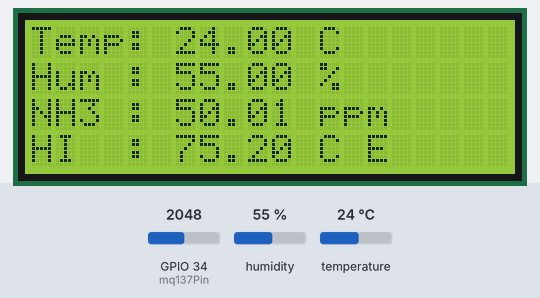
This sketch was run on a simulated ESP32. Parts: 20×4 character LCD. The test bench sets the inputs (shaded band); at power-on: temperature 24 °C, humidity 55 %, GPIO 34 (mq137Pin) = 2048. What the sketch prints to the serial monitor is not drawn.

Above: at 1.7 s.
1.8 s: temperature set to 28 °C
At 3.3 s:
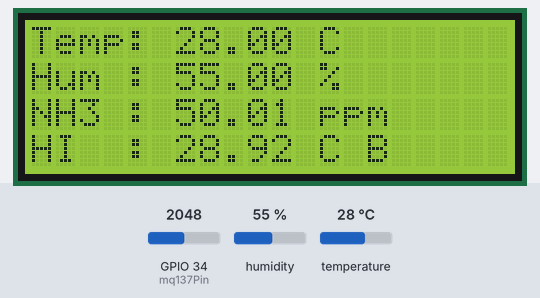
3.6 s: humidity set to 78 %
At 4.9 s:
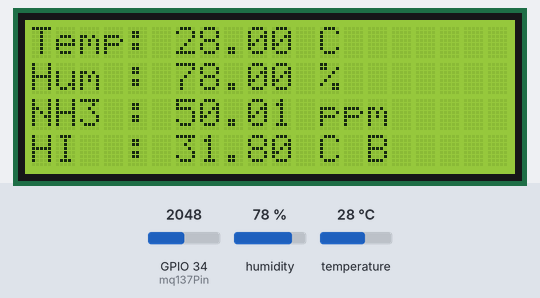
5.6 s: humidity set to 81 %
At 6.5 s:
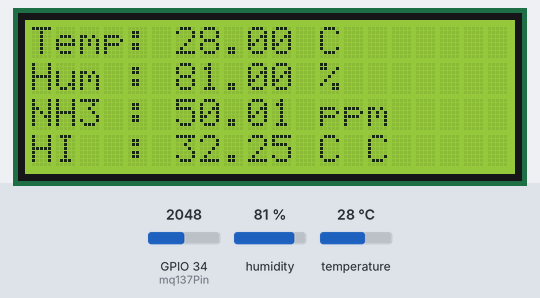
7.6 s: temperature set to 33 °C
At 9.2 s:
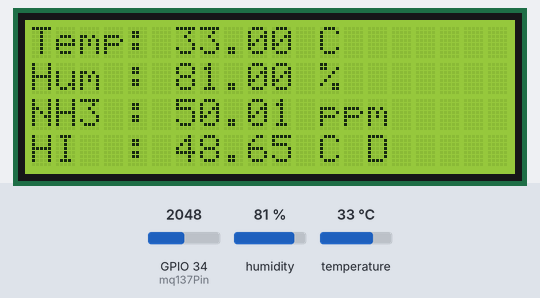
9.6 s: GPIO 34 (mq137Pin) set to 2866
At 10.7 s:
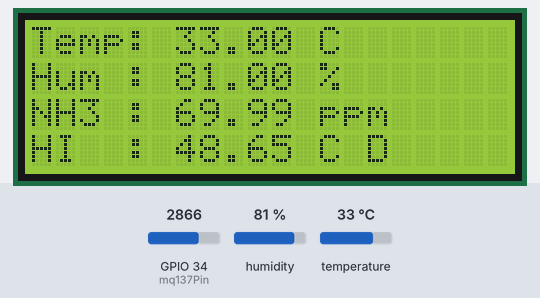
11.6 s: GPIO 34 (mq137Pin) set to 3603
At 13.4 s:
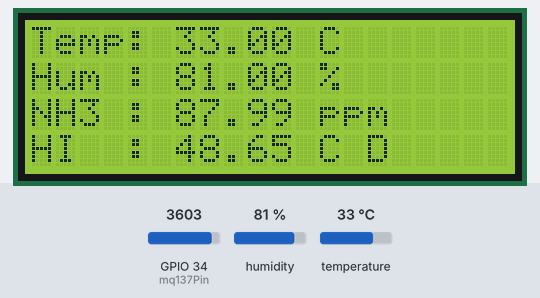
Timing chart, 0 to 14.6 s (numbered marks = the images above; inputs shaded):
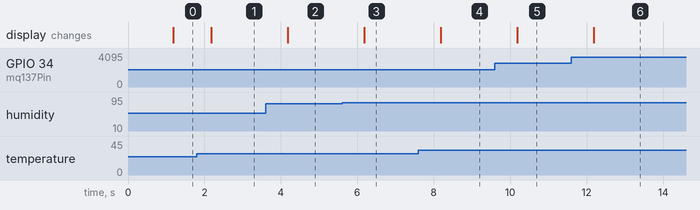

Measured:
- the behaviour switches between 79 and 80 % on humidity (found by bisection; images 2 and 3)
- after the input at 1.8 s, the display: changes after 0.38 s (image 1)
- after the input at 3.6 s, the display: changes after 0.58 s (image 2)
- after the input at 5.6 s, the display: changes after 0.58 s (image 3)
- after the input at 7.6 s, the display: changes after 0.58 s (image 4)
- after the input at 9.6 s, the display: changes after 0.58 s (image 5)
- after the input at 11.6 s, the display: changes after 0.58 s (image 6)

The sketch:

offline.ino
```cpp
#include <Wire.h>
#include <LiquidCrystal_I2C.h>
#include "SHT2x.h"

// Define the pin for MQ-137
const int mq137Pin = 34;

// Initialize SHT20 sensor
uint32_t start, stop;
SHT2x sht;

// Initialize the LCD, set the I2C address to 0x27 for a 20 chars and 4 line display
LiquidCrystal_I2C lcd(0x27, 20, 4);

// Function to read MQ-137 sensor value
float readMQ137() {
  int analogValue = analogRead(mq137Pin);
  // Convert analog value to ppm (calibration needed)
  float ppm = (analogValue / 4095.0) * 100; // Simplified conversion
  return ppm;
}

// Function to calculate heat index
float calculateHeatIndex(float temperature, float humidity) {
  // Fahrenheit temperature and relative humidity
  float tempF = (temperature * 1.8) + 32; // Convert Celsius to Fahrenheit

  // Check if temperature is below 80°F or humidity is below 40%
  if (tempF < 80.0 || humidity < 40.0) {
    return tempF; // Heat index is the same as the temperature
  }

  // Use the NWS formula for heat index calculation
  // NWS link : https://www.weather.gov/ama/heatindex
  float hif = -42.379 +
             2.04901523 * tempF +
            10.14333127 * humidity +
            -0.22475541 * tempF * humidity +
            -0.00683783 * pow(tempF, 2) +
            -0.05481717 * pow(humidity, 2) +
             0.00122874 * pow(tempF, 2) * humidity +
             0.00085282 * tempF * pow(humidity, 2) +
            -0.00000199 * pow(tempF, 2) * pow(humidity, 2);
  float hi = (hif - 32) / 1.8; // convert back to Celsius.
  return hi;
}

// Function to categorize heat index
String categorizeHeatIndex(float hi) {
  // <= 27c || 80f
  if (hi <= 27) {
    return "A"; //"safe";
  // >= 27c - 32c || 80f - 90f
  } else if (hi >= 27 && hi <= 32) {
    return "B"; //"caution";
  // >= 32c - 39c || 90f - 103f
  } else if (hi >= 32 && hi <= 39) {
    return "C"; //"E caution";
  // >= 39c - 51c || 103f - 124f
  } else if (hi >= 39 && hi <= 51) {
    return "D"; //"danger";
  // >= 51c || 124f
  } else if (hi >= 51){
    return "E"; //"E danger";
  }
}

// Function to display sensor data on LCD
void displaySensorData() {
  const uint32_t minI2CFreq = 100000;
  const uint32_t maxI2CFreq = 600000;
  const uint32_t freqStep = 50000;

  float temperature = NAN;
  float humidity = NAN;
  bool readSuccess = false;

  // Try different I2C frequencies until a successful read
  for (uint32_t i2cFreq = minI2CFreq; i2cFreq <= maxI2CFreq; i2cFreq += freqStep) {
    Wire.setClock(i2cFreq);
    unsigned long start = micros();
    sht.read();
    unsigned long stop = micros();

    // Check if the read was successful
    if (!isnan(sht.getTemperature()) && !isnan(sht.getHumidity())) {
      temperature = sht.getTemperature();
      humidity = sht.getHumidity();
      readSuccess = true;
      break;
    }

    Serial.print(i2cFreq / 1000);
  }

  // If no successful read occurred, display an error message
  if (!readSuccess) {
    Serial.println("Failed to read from SHT sensor!");
    lcd.clear();
    lcd.setCursor(0, 0);
    lcd.print("Failed to read");
    lcd.setCursor(0, 1);
    lcd.print("from SHT20 sensor");
    return;
  }

  // Read MQ-137 sensor
  float ammonia = readMQ137();

  // Calculate Heat Index
  float heatIndex = calculateHeatIndex(temperature, humidity);
  String hiCategory = categorizeHeatIndex(heatIndex);

  // Print data to Serial Monitor for debugging
  Serial.print("Temperature: ");
  Serial.print(temperature);
  Serial.print(" °C, Humidity: ");
  Serial.print(humidity);
  Serial.print(" %, Ammonia: ");
  Serial.print(ammonia);
  Serial.print(" ppm, Heat Index: ");
  Serial.print(heatIndex);
  Serial.print(" °C, (");
  Serial.print(hiCategory);
  Serial.println(")");

  // Display data on LCD
  lcd.clear();
  lcd.setCursor(0, 0);
  lcd.print("Temp: ");
  lcd.print(temperature);
  lcd.print(" C");
  lcd.setCursor(0, 1);
  lcd.print("Hum : ");
  lcd.print(humidity);
  lcd.print(" %");
  lcd.setCursor(0, 2);
  lcd.print("NH3 : ");
  lcd.print(ammonia);
  lcd.print(" ppm");
  lcd.setCursor(0, 3);
  lcd.print("HI  : ");
  lcd.print(heatIndex);
  lcd.print(" C ");
  lcd.print(hiCategory);
}

void setup() {
  // Start serial communication
  Serial.begin(115200);
  Wire.begin();
  sht.begin();

  // Initialize SHT20 sensor
  uint8_t stat = sht.getStatus();

  // Initialize LCD
  lcd.init();
  lcd.backlight();
}

void loop() {
  static unsigned long lastDisplayTime = 0;
  unsigned long currentMillis = millis();

  if (currentMillis - lastDisplayTime >= 1000) {
    displaySensorData();
    lastDisplayTime = currentMillis;
  }
}
```
